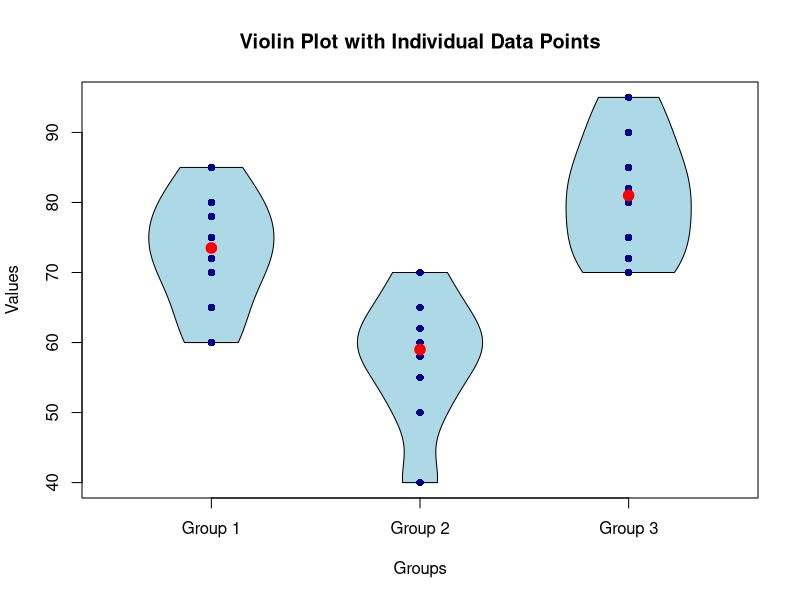

Source code (R):
g1 <- c(60, 65, 70, 72, 75, 78, 80, 85)

g2 <- c(40, 50, 55, 58, 60, 62, 65, 70)

g3 <- c(70, 72, 75, 80, 82, 85, 90, 95)

groups <- list(g1, g2, g3)

# Violin plot with individual observations
plot(0, 0,
     type = "n",
     xlim = c(0.5, 3.5),
     ylim = range(c(g1, g2, g3)),
     xaxt = "n",
     xlab = "Groups",
     ylab = "Values",
     main = "Violin Plot with Individual Data Points")

axis(1, at = 1:3,
     labels = c("Group 1", "Group 2", "Group 3"))

for (i in 1:3) {
  
  d <- density(groups[[i]], cut = 0)
  d$y <- d$y / max(d$y) * 0.3
  
  polygon(c(i - d$y, rev(i + d$y)),
          c(d$x, rev(d$x)),
          col = "lightblue",
          border = "black")
  
  # Add actual observations
  points(rep(i, length(groups[[i]])),
         groups[[i]],
         pch = 16,
         col = "darkblue")
  
  # Add median
  points(i, median(groups[[i]]),
         pch = 19,
         col = "red",
         cex = 1.4)
}

cat("Each group contains only 8 observations.\n")
cat("The violin density may be sensitive to bandwidth selection.\n")
cat("Individual data points and a boxplot should be added for better reliability.\n")
